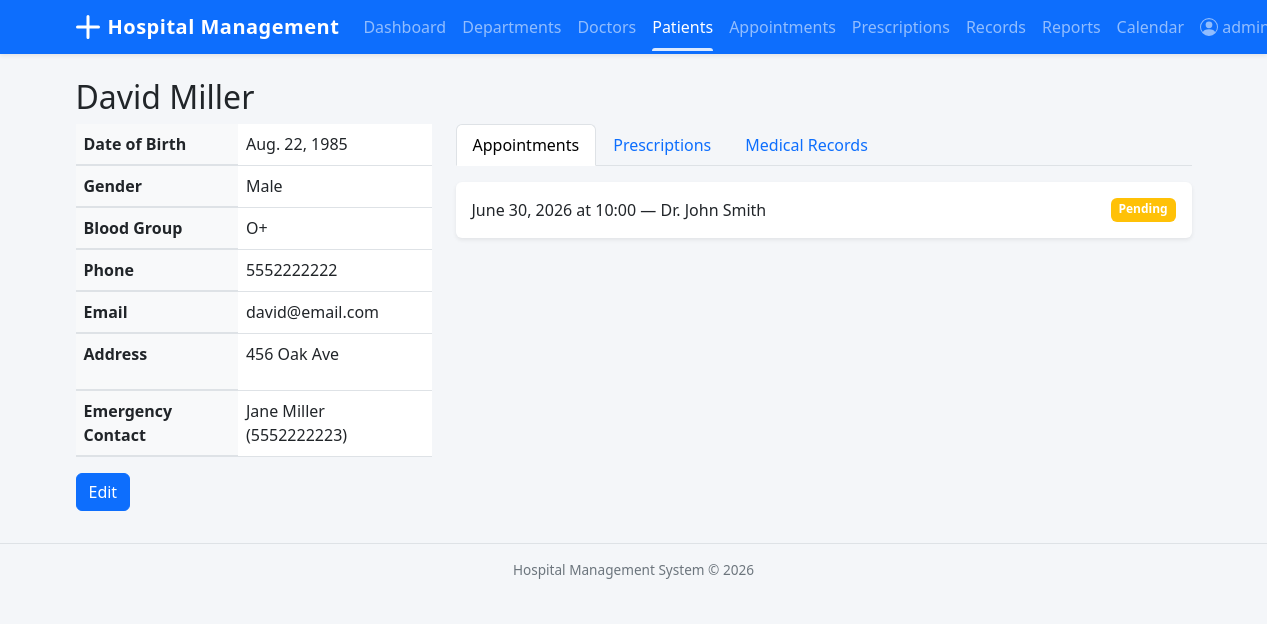
The page /patients/2/ (signed in) on the database as committed earlier.
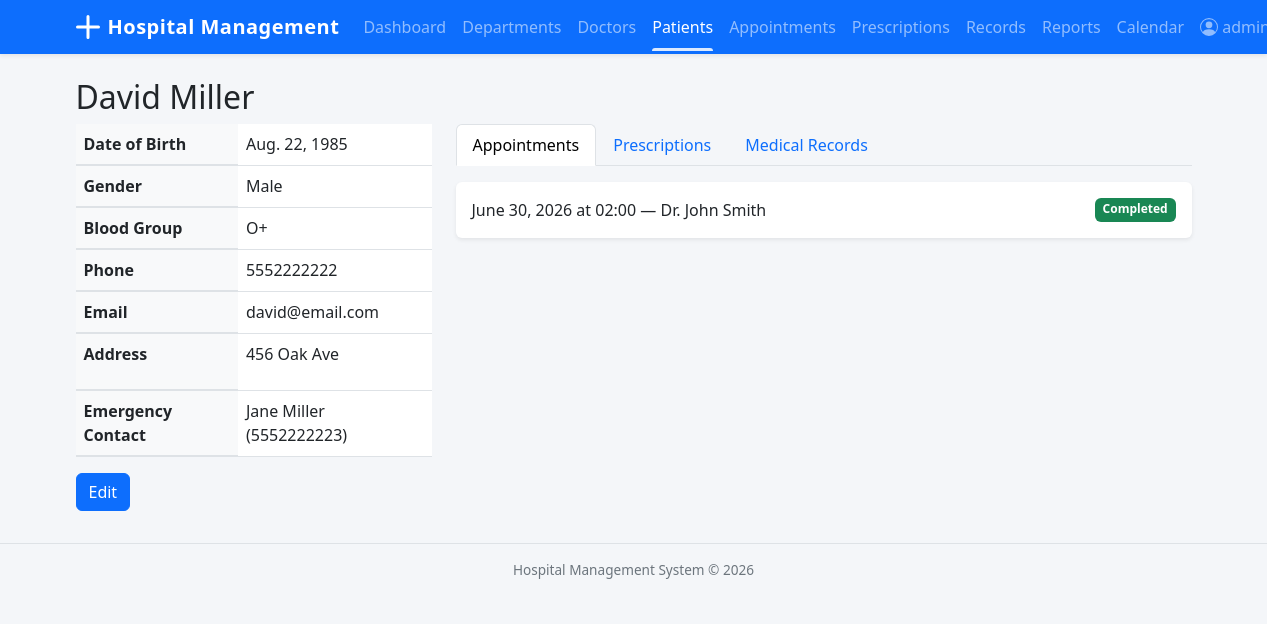
The same page on the database as committed later.
### appointments/models.py (models this page shows, shortened)
class Appointment(models.Model):
    class Status(models.TextChoices):
        PENDING = 'Pending', 'Pending'
        CONFIRMED = 'Confirmed', 'Confirmed'
        COMPLETED = 'Completed', 'Completed'
        CANCELLED = 'Cancelled', 'Cancelled'
    patient = models.ForeignKey(
        'patients.Patient', on_delete=models.CASCADE, related_name='appointments'
    )
    doctor = models.ForeignKey(
        'doctors.Doctor', on_delete=models.SET_NULL, null=True, related_name='appointments'
    )
    department = models.ForeignKey(
        'departments.Department', on_delete=models.SET_NULL, null=True
    )
    appointment_date = models.DateField()
    appointment_time = models.TimeField()
    status = models.CharField(max_length=20, choices=Status.choices, default=Status.PENDING)
    reason_for_visit = models.TextField(blank=True)
    notes = models.TextField(blank=True)
    created_at = models.DateTimeField(auto_now_add=True)
    class Meta:
        ordering = ['-appointment_date', '-appointment_time']

### doctors/models.py (models this page shows)
class Doctor(models.Model):
    user = models.OneToOneField(settings.AUTH_USER_MODEL, on_delete=models.CASCADE)
    department = models.ForeignKey(
        'departments.Department', on_delete=models.SET_NULL,
        null=True, blank=True, related_name='doctors'
    )
    specialization = models.CharField(max_length=100)
    qualification = models.CharField(max_length=200)
    experience_years = models.PositiveIntegerField(default=0)
    consultation_fee = models.DecimalField(max_digits=10, decimal_places=2, default=0)
    available_days = models.CharField(
        max_length=100,
        help_text="Comma-separated days (e.g., Monday,Tuesday,Wednesday)"
    )
    available_time_start = models.TimeField(null=True, blank=True)
    available_time_end = models.TimeField(null=True, blank=True)
    is_active = models.BooleanField(default=True)
    def __str__(self):
        return f"Dr. {self.user.get_full_name() or self.user.username}"

### accounts/models.py (models this page shows, shortened)
class User(AbstractUser):
    class Role(models.TextChoices):
        ADMIN = 'Admin', 'Admin'
        DOCTOR = 'Doctor', 'Doctor'
        RECEPTIONIST = 'Receptionist', 'Receptionist'
    role = models.CharField(max_length=20, choices=Role.choices, default=Role.RECEPTIONIST)
    phone_number = models.CharField(max_length=15, blank=True)

### patients/views.py (the view)
# urls.py: path('<int:pk>/', views.PatientDetailView.as_view(), name='patient_detail'),
class PatientDetailView(LoginRequiredMixin, DetailView):
    model = Patient
    template_name = 'patients/patient_detail.html'
    context_object_name = 'patient'
    def get_context_data(self, **kwargs):
        context = super().get_context_data(**kwargs)
        patient = self.get_object()
        context['appointments'] = Appointment.objects.filter(patient=patient)
        context['prescriptions'] = Prescription.objects.filter(patient=patient)
        context['medical_records'] = MedicalRecord.objects.filter(patient=patient)
        return context

### patients/models.py (called while the page is built)
    def __str__(self):
        return f"{self.first_name} {self.last_name}"

### templates/patients/patient_detail.html (shortened to what this page needs)
{% extends 'base.html' %}
{% block content %}
<h2>{{ patient.first_name }} {{ patient.last_name }}</h2>
<div class="row">
    <div class="col-md-4">
        <table class="table">
            <tr><th>Date of Birth</th><td>{{ patient.date_of_birth }}</td></tr>
            <tr><th>Gender</th><td>{{ patient.gender }}</td></tr>
            <tr><th>Blood Group</th><td>{{ patient.blood_group|default:"—" }}</td></tr>
            <tr><th>Phone</th><td>{{ patient.phone_number }}</td></tr>
            <tr><th>Email</th><td>{{ patient.email|default:"—" }}</td></tr>
            <tr><th>Address</th><td>{{ patient.address|default:"—"|linebreaks }}</td></tr>
            <tr><th>Emergency Contact</th><td>{{ patient.emergency_contact_name|default:"—" }} ({{ patient.emergency_contact_phone|default:"—" }})</td></tr>
        </table>
        <a href="{% url 'patient_update' patient.pk %}" class="btn btn-primary">Edit</a>
    </div>
    <div class="col-md-8">
        <ul class="nav nav-tabs" id="patientTabs">
            <li class="nav-item"><a class="nav-link active" href="#appointments" data-bs-toggle="tab">Appointments</a></li>
            <li class="nav-item"><a class="nav-link" href="#prescriptions" data-bs-toggle="tab">Prescriptions</a></li>
            <li class="nav-item"><a class="nav-link" href="#records" data-bs-toggle="tab">Medical Records</a></li>
        </ul>
        <div class="tab-content mt-3">
            <div class="tab-pane active" id="appointments">
                {% for apt in appointments %}
                <div class="card mb-2">
                    <div class="card-body d-flex justify-content-between">
                        <span>{{ apt.appointment_date }} at {{ apt.appointment_time|time:"H:i" }} — {{ apt.doctor }}</span>
                        <span class="badge bg-{% if apt.status == 'Completed' %}success{% elif apt.status == 'Cancelled' %}danger{% elif apt.status == 'Confirmed' %}info{% else %}warning{% endif %}">{{ apt.status }}</span>
                    </div>
                </div>
                {% empty %}
                <p class="text-muted">No appointments.</p>
                {% endfor %}
            </div>
        </div>
    </div>
</div>
{% endblock %}

Rows that differ between the two databases and show on the page:
changed Appointment "Dr. John Smith": appointment_time "10:00" → "02:00"; status "Pending" → "Completed"
